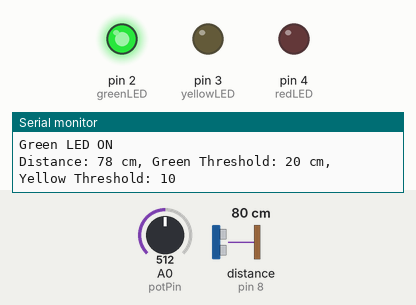
This sketch was run on a simulated Arduino Uno, built with avr-gcc and run on an emulated ATmega328P. On the bench: output pins drawn as LEDs (lit = HIGH), the last lines printed to the serial monitor. Wiring (inferred from the names in the program): ultrasonic range finder: trigger pin 9; echo pin 8. Inputs (shaded band) come from the test bench; at power-on: distance to the obstacle (sensor on pin 8) 80 cm, A0 (potPin) = 512. The echo pulse lasts 58.3 µs per cm; pins used as bus, display or sensor lines are not drawn.

Above: at 1.2 s.
1.3 s: distance to the obstacle (sensor on pin 8) set to 24 cm
4.3 s: distance to the obstacle (sensor on pin 8) set to 19 cm
At 4.8 s:
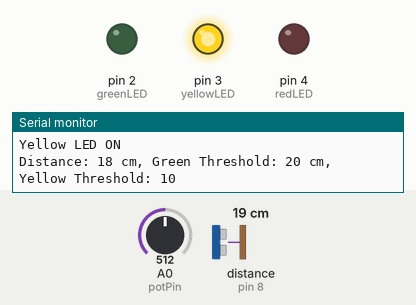
5.9 s: distance to the obstacle (sensor on pin 8) set to 13 cm
7.4 s: distance to the obstacle (sensor on pin 8) set to 10 cm
At 8.6 s:
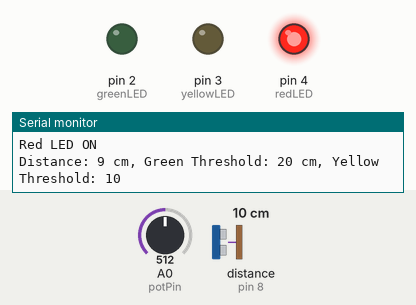
9.0 s: distance to the obstacle (sensor on pin 8) set to 250 cm
At 9.8 s:
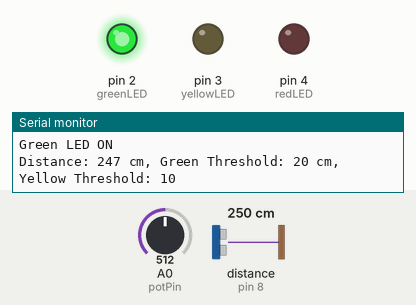
10.5 s: A0 (potPin) set to 503
Timing chart, 0 to 13.5 s (numbered marks = the images above; inputs shaded):
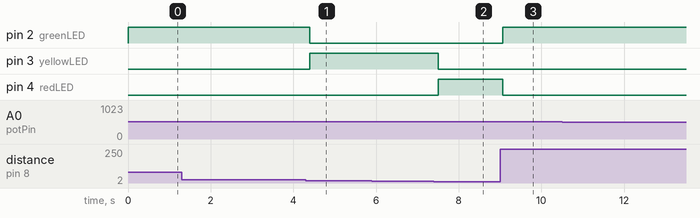

The sketch:

sketch_nov6a.ino
```cpp
const int trigPin = 9;
const int echoPin = 8;
const int greenLED = 2;
const int yellowLED = 3;
const int redLED = 4;
const int potPin = A0;

int greenThreshold = 20;
int yellowThreshold = 10;

void setup() {
    pinMode(trigPin, OUTPUT);
    pinMode(echoPin, INPUT);
    pinMode(greenLED, OUTPUT);
    pinMode(yellowLED, OUTPUT);
    pinMode(redLED, OUTPUT);
    Serial.begin(9600);
}

long measureDistance() {
    digitalWrite(trigPin, LOW);
    delayMicroseconds(2);
    digitalWrite(trigPin, HIGH);
    delayMicroseconds(10);
    digitalWrite(trigPin, LOW);
    long duration = pulseIn(echoPin, HIGH);
    long distance = duration * 0.034 / 2;
    return distance;
}

void updateThresholds() {
    int potValue = analogRead(potPin);

    greenThreshold = map(potValue, 0, 1023, 10, 30);
    yellowThreshold = greenThreshold / 2;
}

void controlLEDs(long distance) {
    if (distance > greenThreshold) {
        digitalWrite(greenLED, HIGH);
        digitalWrite(yellowLED, LOW);
        digitalWrite(redLED, LOW);
        Serial.println("Green LED ON");
    } else if (distance > yellowThreshold) {
        digitalWrite(greenLED, LOW);
        digitalWrite(yellowLED, HIGH);
        digitalWrite(redLED, LOW);
        Serial.println("Yellow LED ON");
    } else {
        digitalWrite(greenLED, LOW);
        digitalWrite(yellowLED, LOW);
        digitalWrite(redLED, HIGH);
        Serial.println("Red LED ON");
    }
}

void loop() {
    long distance = measureDistance();
    updateThresholds();
    controlLEDs(distance);
   Serial.print("Distance: ");
    Serial.print(distance);
    Serial.print(" cm, Green Threshold: ");
    Serial.print(greenThreshold);
    Serial.print(" cm, Yellow Threshold: ");
    Serial.println(yellowThreshold);
    delay(100);
}
```

Measured:
- the behaviour switches between 22 and 21 cm on distance to the obstacle (sensor on pin 8) (found by bisection; images 0 and 1)
- the behaviour switches between 12 and 11 cm on distance to the obstacle (sensor on pin 8) (found by bisection; images 1 and 2)
- after the input at 4.3 s, pin 2 (greenLED): HIGH → LOW after 0.10 s; pin 3 (yellowLED): LOW → HIGH after 0.10 s
- after the input at 7.4 s, pin 3 (yellowLED): HIGH → LOW after 0.11 s; pin 4 (redLED): LOW → HIGH after 0.11 s
- after the input at 9.0 s, pin 2 (greenLED): LOW → HIGH after 0.07 s; pin 4 (redLED): HIGH → LOW after 0.07 s
